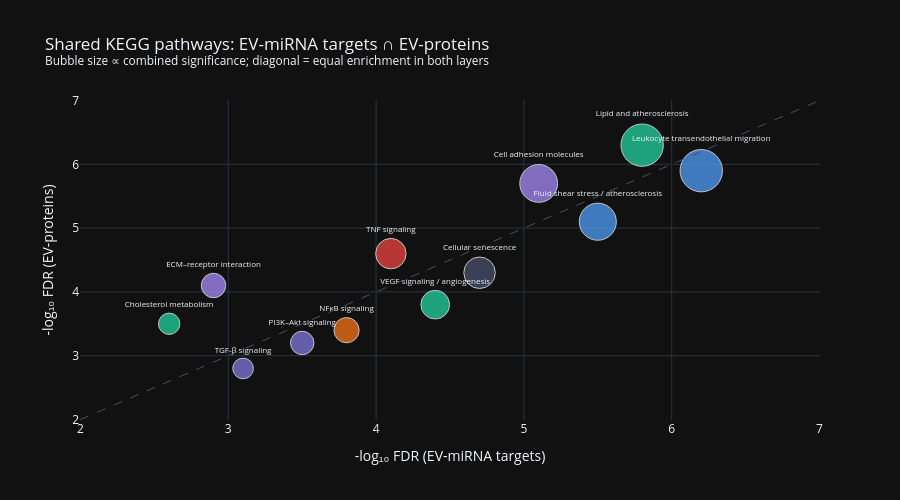

The notebook cell this image was saved under:
### Markdown cell above
---
## Section 4 — Shared KEGG Pathways: EV-miRNA Targets ∩ EV-Proteins

35 shared KEGG pathways (FDR < 0.05) between predicted EV-miRNA mRNA targets (miRTarBase)  
and differentially enriched EV-proteins. Source: Raju et al. ATVB 2025, Fig 2F.

### Code cell
pathways = pd.DataFrame({
    'pathway': ['Leukocyte transendothelial migration','Lipid and atherosclerosis',
                'Fluid shear stress / atherosclerosis','Cell adhesion molecules',
                'Cellular senescence','VEGF signaling / angiogenesis',
                'TNF signaling','NFκB signaling','PI3K–Akt signaling',
                'TGF-β signaling','ECM–receptor interaction','Cholesterol metabolism'],
    'fdr_mirna': [6.2, 5.8, 5.5, 5.1, 4.7, 4.4, 4.1, 3.8, 3.5, 3.1, 2.9, 2.6],
    'fdr_prot':  [5.9, 6.3, 5.1, 5.7, 4.3, 3.8, 4.6, 3.4, 3.2, 2.8, 4.1, 3.5],
    'color': ['#4f9cf8','#22d3a0','#4f9cf8','#a78bfa','#4a4f6a','#22d3a0',
              '#ef4444','#f97316','#7f77dd','#7f77dd','#a78bfa','#22d3a0']
})
pathways['size'] = (pathways['fdr_mirna'] + pathways['fdr_prot']) * 3.5

fig_path = go.Figure(go.Scatter(
    x=pathways['fdr_mirna'], y=pathways['fdr_prot'],
    mode='markers+text',
    marker=dict(size=pathways['size'], color=pathways['color'], opacity=0.75,
                line=dict(width=1, color='white')),
    text=pathways['pathway'], textposition='top center', textfont=dict(size=8),
    hovertemplate='<b>%{text}</b><br>miRNA FDR: 10^(-%{x:.1f})<br>protein FDR: 10^(-%{y:.1f})<extra></extra>'
))
fig_path.update_layout(
    title='Shared KEGG pathways: EV-miRNA targets ∩ EV-proteins<br>'
          '<sup>Bubble size ∝ combined significance; diagonal = equal enrichment in both layers</sup>',
    xaxis_title='-log₁₀ FDR (EV-miRNA targets)',
    yaxis_title='-log₁₀ FDR (EV-proteins)',
    template='plotly_dark', height=500,
    shapes=[dict(type='line', x0=2,y0=2,x1=7,y1=7, line=dict(color='#4a4f6a',dash='dash',width=1))]
)
fig_path.show()

### Figure 1 — Plotly figure (JSON) as saved in the notebook; plotly's stock layout.template omitted (floating-point values rounded to 4 significant figures)
{"data": [{"hovertemplate": "<b>%{text}</b><br>miRNA FDR: 10^(-%{x:.1f})<br>protein FDR: 10^(-%{y:.1f})<extra></extra>", "marker": {"color": ["#4f9cf8", "#22d3a0", "#4f9cf8", "#a78bfa", "#4a4f6a", "#22d3a0", "#ef4444", "#f97316", "#7f77dd", "#7f77dd", "#a78bfa", "#22d3a0"], "line": {"color": "white", "width": 1}, "opacity": 0.75, "size": [42.35, 42.35, 37.1, 37.8, 31.5, 28.7, 30.45, 25.2, 23.45, 20.65, 24.5, 21.35]}, "mode": "markers+text", "text": ["Leukocyte transendothelial migration", "Lipid and atherosclerosis", "Fluid shear stress / atherosclerosis", "Cell adhesion molecules", "Cellular senescence", "VEGF signaling / angiogenesis", "TNF signaling", "NFκB signaling", "PI3K–Akt signaling", "TGF-β signaling", "ECM–receptor interaction", "Cholesterol metabolism"], "textfont": {"size": 8}, "textposition": "top center", "type": "scatter", "x": [6.2, 5.8, 5.5, 5.1, 4.7, 4.4, 4.1, 3.8, 3.5, 3.1, 2.9, 2.6], "y": [5.9, 6.3, 5.1, 5.7, 4.3, 3.8, 4.6, 3.4, 3.2, 2.8, 4.1, 3.5]}], "layout": {"height": 500, "shapes": [{"line": {"color": "#4a4f6a", "dash": "dash", "width": 1}, "type": "line", "x0": 2, "x1": 7, "y0": 2, "y1": 7}], "title": {"text": "Shared KEGG pathways: EV-miRNA targets ∩ EV-proteins<br><sup>Bubble size ∝ combined significance; diagonal = equal enrichment in both layers</sup>"}, "xaxis": {"title": {"text": "-log₁₀ FDR (EV-miRNA targets)"}}, "yaxis": {"title": {"text": "-log₁₀ FDR (EV-proteins)"}}}}
